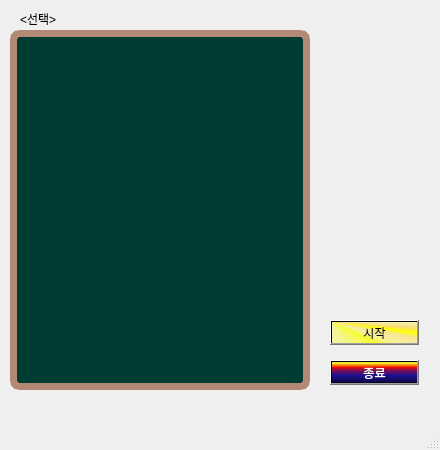
<?xml version="1.0" encoding="UTF-8"?>
<ui version="4.0">
 <class>SelectMenu</class>
 <widget class="QMainWindow" name="SelectMenu">
  <property name="geometry">
   <rect>
    <x>0</x>
    <y>0</y>
    <width>440</width>
    <height>450</height>
   </rect>
  </property>
  <property name="acceptDrops">
   <bool>false</bool>
  </property>
  <property name="windowTitle">
   <string>SelectMenu</string>
  </property>
  <property name="documentMode">
   <bool>false</bool>
  </property>
  <property name="dockNestingEnabled">
   <bool>false</bool>
  </property>
  <property name="unifiedTitleAndToolBarOnMac">
   <bool>false</bool>
  </property>
  <widget class="QWidget" name="centralwidget">
   <widget class="QPushButton" name="start_btn">
    <property name="geometry">
     <rect>
      <x>330</x>
      <y>320</y>
      <width>89</width>
      <height>25</height>
     </rect>
    </property>
    <property name="styleSheet">
     <string notr="true">background-color: qconicalgradient(cx:0, cy:0, angle:135, stop:0 rgba(255, 255, 0, 69), stop:0.375 rgba(255, 255, 0, 69), stop:0.423533 rgba(251, 255, 0, 145), stop:0.45 rgba(247, 255, 0, 208), stop:0.477581 rgba(255, 244, 71, 130), stop:0.518717 rgba(255, 218, 71, 130), stop:0.55 rgba(255, 255, 0, 255), stop:0.57754 rgba(255, 203, 0, 130), stop:0.625 rgba(255, 255, 0, 69), stop:1 rgba(255, 255, 0, 69));</string>
    </property>
    <property name="text">
     <string>시작</string>
    </property>
   </widget>
   <widget class="QPushButton" name="exit_btn">
    <property name="geometry">
     <rect>
      <x>330</x>
      <y>360</y>
      <width>89</width>
      <height>25</height>
     </rect>
    </property>
    <property name="styleSheet">
     <string notr="true">background-color: qlineargradient(spread:pad, x1:0, y1:1, x2:0, y2:0, stop:0 rgba(0, 0, 0, 255), stop:0.05 rgba(14, 8, 73, 255), stop:0.36 rgba(28, 17, 145, 255), stop:0.6 rgba(126, 14, 81, 255), stop:0.75 rgba(234, 11, 11, 255), stop:0.79 rgba(244, 70, 5, 255), stop:0.86 rgba(255, 136, 0, 255), stop:0.935 rgba(239, 236, 55, 255));
color: rgb(255, 255, 255);</string>
    </property>
    <property name="text">
     <string>종료</string>
    </property>
   </widget>
   <widget class="QListWidget" name="menu_list">
    <property name="geometry">
     <rect>
      <x>15</x>
      <y>35</y>
      <width>290</width>
      <height>350</height>
     </rect>
    </property>
    <property name="styleSheet">
     <string notr="true">color: rgb(226, 233, 58);
background-color: rgb(0, 60, 52);</string>
    </property>
   </widget>
   <widget class="QLabel" name="select_label">
    <property name="geometry">
     <rect>
      <x>20</x>
      <y>10</y>
      <width>67</width>
      <height>17</height>
     </rect>
    </property>
    <property name="text">
     <string>&lt;선택&gt;</string>
    </property>
   </widget>
   <widget class="QLabel" name="label">
    <property name="geometry">
     <rect>
      <x>0</x>
      <y>0</y>
      <width>440</width>
      <height>450</height>
     </rect>
    </property>
    <property name="text">
     <string/>
    </property>
    <property name="pixmap">
     <pixmap>../../사진/스크린샷, 2022-07-02 13-31-17.png</pixmap>
    </property>
    <property name="scaledContents">
     <bool>true</bool>
    </property>
   </widget>
   <widget class="QLabel" name="label_2">
    <property name="geometry">
     <rect>
      <x>10</x>
      <y>30</y>
      <width>300</width>
      <height>360</height>
     </rect>
    </property>
    <property name="styleSheet">
     <string notr="true">border:7px solid rgb(177, 137, 116);
border-radius: 10px;

</string>
    </property>
    <property name="text">
     <string/>
    </property>
   </widget>
   <zorder>label</zorder>
   <zorder>start_btn</zorder>
   <zorder>exit_btn</zorder>
   <zorder>menu_list</zorder>
   <zorder>select_label</zorder>
   <zorder>label_2</zorder>
  </widget>
  <widget class="QMenuBar" name="menubar">
   <property name="geometry">
    <rect>
     <x>0</x>
     <y>0</y>
     <width>440</width>
     <height>22</height>
    </rect>
   </property>
  </widget>
  <widget class="QStatusBar" name="statusbar"/>
 </widget>
 <resources/>
 <connections/>
</ui>
